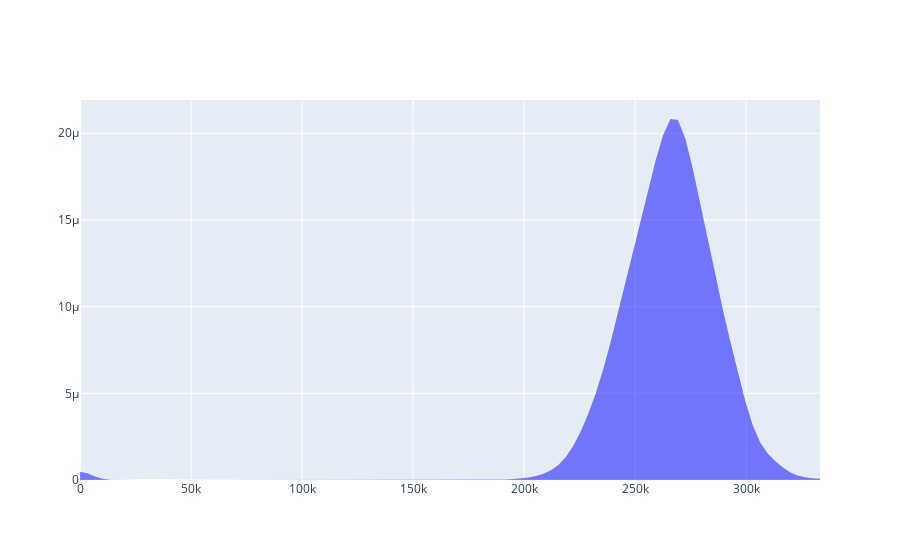

Notebook code cell kept with this figure:
### Code cell
actions = windpower_actions_projection(dm, [(0.47, 0.53, 0)], site=396.0, filter_={'year': slice('2075','2095'), 'rcp': 'rcp85'})

windpower_distplot(actions, fill='tozeroy')
